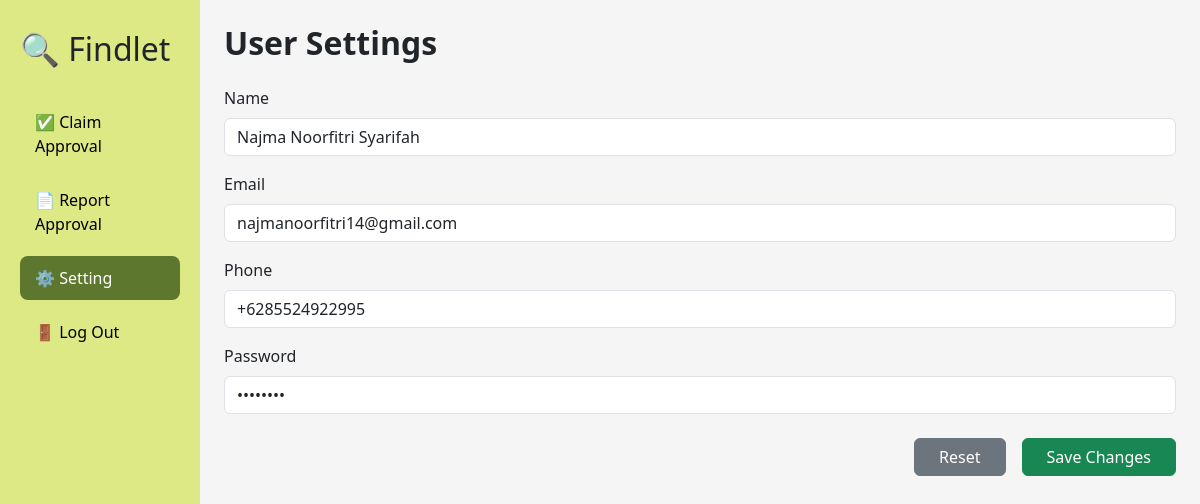
The app's page /pages/setting.php with its own data.
### tables this page shows
CREATE TABLE `users` (
  `id` int(11) NOT NULL,
  `name` varchar(100) DEFAULT NULL,
  `email` varchar(100) DEFAULT NULL,
  `phone` varchar(20) DEFAULT NULL,
  `password` varchar(255) DEFAULT NULL,
  `created_at` timestamp NOT NULL DEFAULT current_timestamp()
);

### query/get-user.php (called while the page is built)
<?php
function getUserById($id) {
    require_once "database.php";
    $result = mysqli_query($koneksi, "SELECT * FROM users WHERE id = $id");
    $user = mysqli_fetch_assoc($result);
    return $user;
}
?>

### pages/setting.php (the view, shortened to what this page needs)
<?php
  require "../query/get-user.php";
  $userId = 12;
  $user = getUserById($userId);
?>
<!DOCTYPE html>
<html lang="en">
  <head>
    <link
      href="https://cdn.jsdelivr.net/npm/bootstrap@5.3.0/dist/css/bootstrap.min.css"
      rel="stylesheet"
    />
  </head>
  <body>
    <div class="container-fluid">
      <div class="row">
        <div class="col-md-2 sidebar">
          <h2><a href="../index.php" style="text-decoration: none; color: inherit;">🔍 Findlet</a></h2>
          <br>
          <a href="approval-claim.php" class="nav-link">✅ Claim Approval</a>
          <a href="approval-report.php" class="nav-link">📄 Report Approval</a>
          <a href="setting.php" class="nav-link active">⚙️ Setting</a>
          <a href="logout.php" class="nav-link mt-auto">🚪 Log Out</a>
        </div>
        <div class="col-md-10 p-4">
          <h2 class="mb-4 fw-bold">User Settings</h2>
          <div class="form-box">
            <form method="post" action="#">
              <div class="mb-3">
                <label for="name" class="form-label">Name</label>
                <input
                  type="text"
                  name="name"
                  class="form-control"
                  value="<?= $user['name'] ?>"
                />
              </div>
              <div class="mb-3">
                <label for="email" class="form-label">Email</label>
                <input
                  type="email"
                  name="email"
                  class="form-control"
                  value="<?= $user['email'] ?>"
                />
              </div>
              <div class="mb-3">
                <label for="phone_setting" class="form-label">Phone</label>
                <input
                  type="tel"
                  name="phone"
                  class="form-control"
                  value="<?= $user['phone'] ?>"
                />
              </div>
              <div class="mb-3">
                <label for="password_setting" class="form-label">Password</label>
                <input
                  type="password"
                  name="password"
                  class="form-control"
                  value="********"
                />
              </div>
              <div class="d-flex justify-content-end gap-3 mt-4">
                <button type="reset" class="btn btn-secondary px-4">Reset</button>
                <button type="submit" name="submit" class="btn btn-success px-4">
                  Save Changes
                </button>
              </div>
            </form>
          </div>
        </div>
      </div>
    </div>
  </body>
</html>

### pages/setting.php (style rules this page uses)
body { background-color: #f5f5f5; font-family: system-ui, sans-serif; }
.sidebar { height: 100vh; background-color: #dce984; padding: 30px 20px; }
.nav-link { color: #000; font-weight: 500; padding: 10px 15px; border-radius: 8px; margin-bottom: 10px; display: block; }
.nav-link.active { background-color: #5d772f; color: white !important; }

### records on screen
users: name "Najma Noorfitri Syarifah", email "najmanoorfitri14@gmail.com", phone "+6285524922995"
